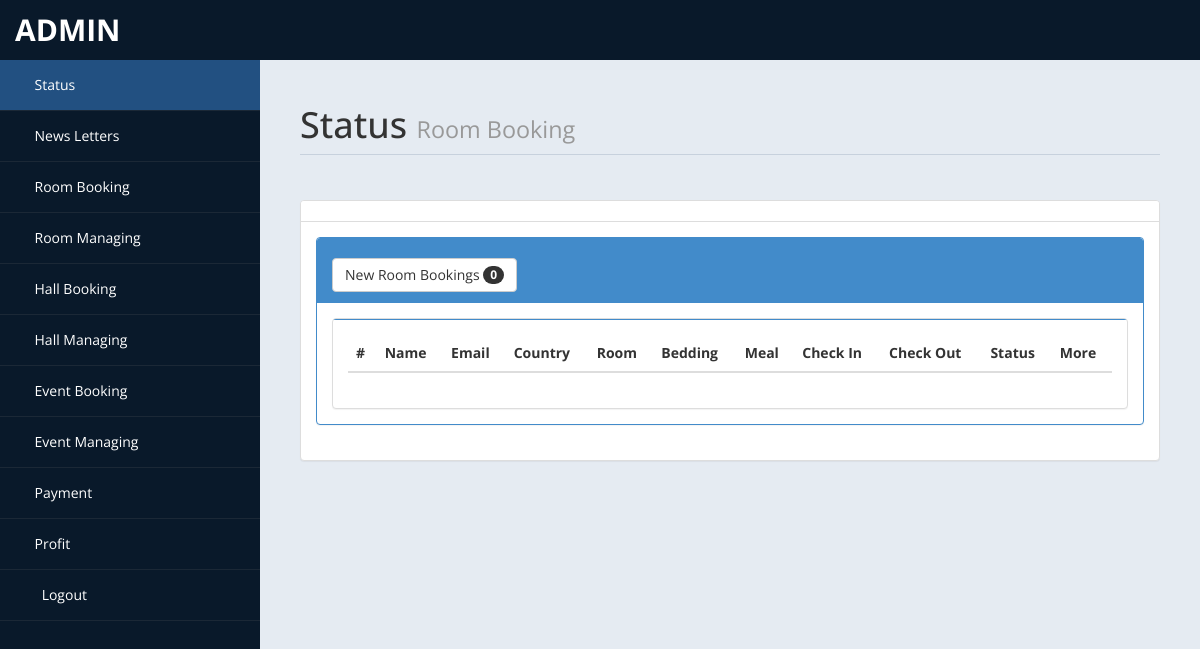
The app's page /admin/home.php (signed in), older data.
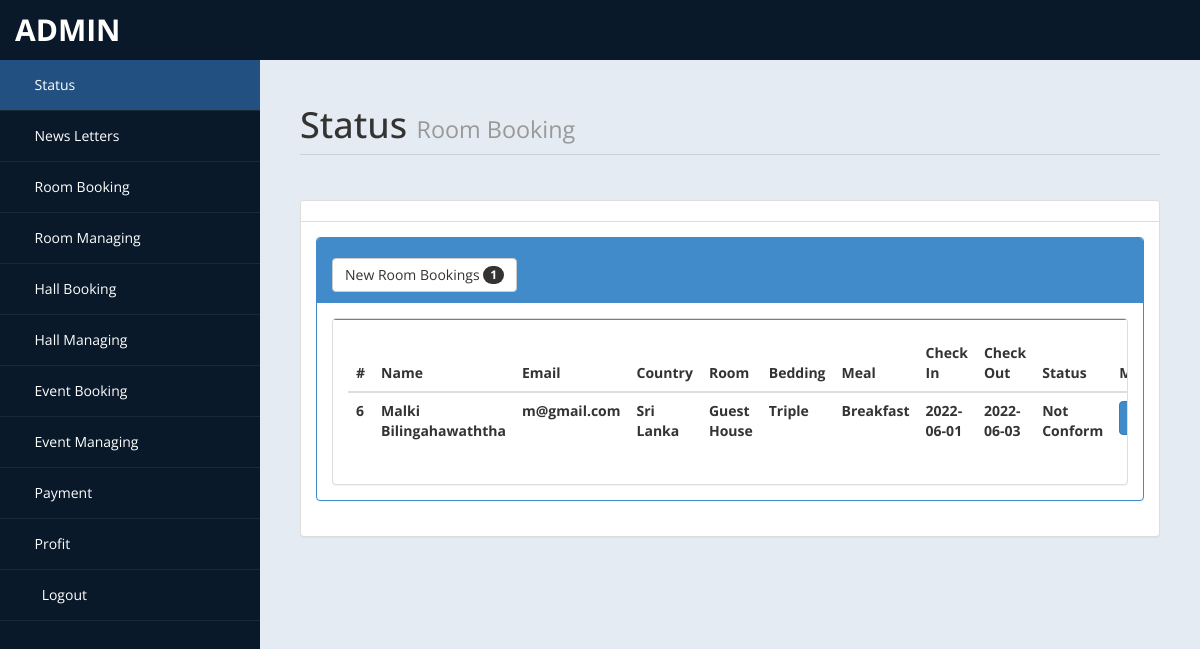
The same page, newer data.
### tables this page shows
CREATE TABLE `roombook` (
  `id` int(10) UNSIGNED NOT NULL,
  `Title` varchar(5) DEFAULT NULL,
  `FName` text DEFAULT NULL,
  `LName` text DEFAULT NULL,
  `Email` varchar(50) DEFAULT NULL,
  `National` varchar(30) DEFAULT NULL,
  `Country` varchar(30) DEFAULT NULL,
  `Phone` text DEFAULT NULL,
  `TRoom` varchar(20) DEFAULT NULL,
  `Bed` varchar(10) DEFAULT NULL,
  `NRoom` varchar(2) DEFAULT NULL,
  `Meal` varchar(15) DEFAULT NULL,
  `cin` date DEFAULT NULL,
  `cout` date DEFAULT NULL,
  `stat` varchar(15) DEFAULT NULL,
  `nodays` int(11) DEFAULT NULL
);

### admin/home.php (the view, shortened to what the changed rows need)
<!DOCTYPE html>
<html xmlns="http://www.w3.org/1999/xhtml">
<head>
    <link href="assets/css/bootstrap.css" rel="stylesheet" />
    <link href="assets/css/font-awesome.css" rel="stylesheet" />
    <link href="assets/js/morris/morris-0.4.3.min.css" rel="stylesheet" />
    <link href="assets/css/custom-styles.css" rel="stylesheet" />
</head>
<body>
    <div id="wrapper">
        <div id="page-wrapper">
            <div id="page-inner">
                <div class="row">
                    <div class="col-md-12">
                        <h1 class="page-header">
                            Status <small>Room Booking </small>
                        </h1>
                    </div>
                </div>
				<?php
						include ('db.php');
						$sql = "select * from roombook";
						$re = mysqli_query($con,$sql);
						$c =0;
						while($row=mysqli_fetch_array($re) )
						{
								$new = $row['stat'];
								if($new=="Not Conform")
								{
									$c = $c + 1;
								}
						}
				?>
					<div class="row">
                <div class="col-md-12">
                    <div class="panel panel-default">
                        <div class="panel-body">
                            <div class="panel-group" id="accordion">
							<div class="panel panel-primary">
                                    <div class="panel-heading">
                                        <h4 class="panel-title">
                                            <a data-toggle="collapse" data-parent="#accordion" href="#collapseTwo">
											<button class="btn btn-default" type="button">
												 New Room Bookings  <span class="badge"><?php echo $c ; ?></span>
											</button>
											</a>
                                        </h4>
                                    </div>
                                    <div id="collapseTwo" class="panel-collapse in" style="height: auto;">
                                        <div class="panel-body">
                                           <div class="panel panel-default">
                        <div class="panel-body">
                            <div class="table-responsive">
                                <table class="table">
                                    <thead>
                                        <tr>
                                            <th>#</th>
                                            <th>Name</th>
                                            <th>Email</th>
                                            <th>Country</th>
											<th>Room</th>
											<th>Bedding</th>
											<th>Meal</th>
											<th>Check In</th>
											<th>Check Out</th>
											<th>Status</th>
											<th>More</th>
                                        </tr>
                                    </thead>
                                    <tbody>
									<?php
									$tsql = "select * from roombook";
									$tre = mysqli_query($con,$tsql);
									while($trow=mysqli_fetch_array($tre) )
									{
										$co =$trow['stat'];
										if($co=="Not Conform")
										{
											echo"<tr>
												<th>".$trow['id']."</th>
												<th>".$trow['FName']." ".$trow['LName']."</th>
												<th>".$trow['Email']."</th>
												<th>".$trow['Country']."</th>
												<th>".$trow['TRoom']."</th>
												<th>".$trow['Bed']."</th>
												<th>".$trow['Meal']."</th>
												<th>".$trow['cin']."</th>
												<th>".$trow['cout']."</th>
												<th>".$trow['stat']."</th>
												<th><a href='roombook.php?rid=".$trow['id']." ' class='btn btn-primary'>Action</a></th>
												</tr>";
										}
									}
									?>
                                    </tbody>
                                </table>
                            </div>
                        </div>
                    </div>
                                        </div>
                                    </div>
                                </div>
                                    </div>
                                </div>
                            </div>
                        </div>
                    </div>
                </div>
            </div>
            </div>
</body>
</html>

Row changes from the older to the newer data that the page shows:
added roombook: id "6", FName "Malki", LName "Bilingahawaththa", Email "m@gmail.com", Country "Sri Lanka", TRoom "Guest House", Bed "Triple", Meal "Breakfast", cin "2022-06-01", cout "2022-06-03", stat "Not Conform"
Text that changed along with them:
$c: "0" → "1"
